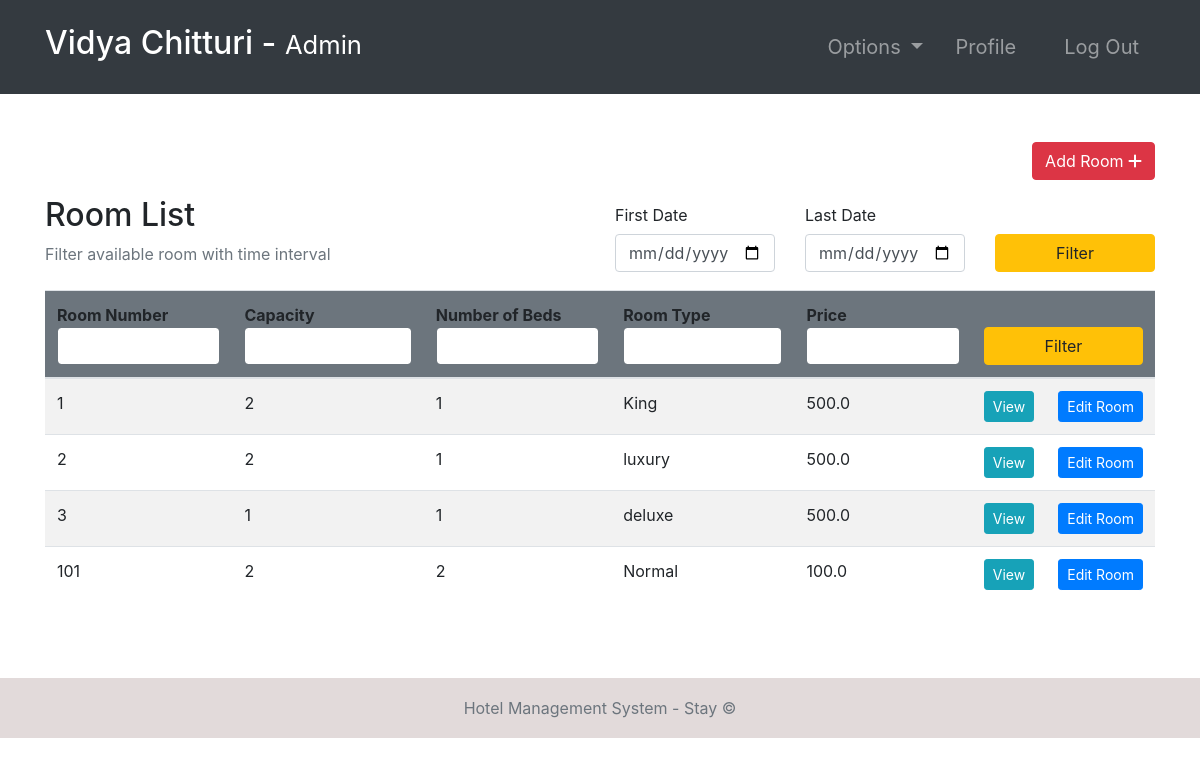
The app's page /rooms/ (signed in) with its own data.
### room/models.py (models this page shows, shortened)
class Room(models.Model):
    ROOM_TYPES = (
        ('King', 'King'),
        ('Luxury', 'Luxury'),
        ('Normal', 'Normal'),
        ('Economic', 'Economic'),
    )
    number = models.IntegerField(primary_key=True)
    capacity = models.SmallIntegerField()
    numberOfBeds = models.SmallIntegerField()
    roomType = models.CharField(max_length=20, choices=ROOM_TYPES)
    price = models.FloatField()
    statusStartDate = models.DateField(null=True)
    statusEndDate = models.DateField(null=True)

### room/views.py (the view, shortened to what this page needs)
# urls.py: path('rooms/', rooms, name="rooms"),
@ login_required(login_url='login')
def rooms(request):
    role = str(request.user.groups.all()[0])
    path = role + "/"
    rooms = Room.objects.all()
    firstDayStr = None
    lastDateStr = None
    def chech_availability(fd, ed):
        availableRooms = []
        for room in rooms:
            availList = []
            bookingList = Booking.objects.filter(roomNumber=room)
            if room.statusStartDate == None:
                for booking in bookingList:
                    if booking.startDate > ed.date() or booking.endDate < fd.date():
                        availList.append(True)
                    else:
                        availList.append(False)
                if all(availList):
                    availableRooms.append(room)
            else:
                if room.statusStartDate > ed.date() or room.statusEndDate < fd.date():
                    for booking in bookingList:
                        if booking.startDate > ed.date() or booking.endDate < fd.date():
                            availList.append(True)
                        else:
                            availList.append(False)
                        if all(availList):
                            availableRooms.append(room)
        return availableRooms
    context = {
        "role": role,
        'rooms': rooms,
        'fd': firstDayStr,
        'ld': lastDateStr
    }
    return render(request, path + "rooms.html", context)

### Templates/admin/rooms.html
{% extends '../index.html' %}
{% block context %}
{% include '../common_pages/rooms.html' %}
{% endblock %}

### Templates/incs/nav.html (shortened to what this page needs)
<nav class="navbar navbar-dark bg-dark navbar-expand-lg py-3 " role="navigation">
    <div class="container">
        <a href="" class="navbar-brand">
            <h2 class="text-capitalize">
                {{ request.user.first_name }} {{ request.user.last_name }} -
                <small>
                    {{ role }}
                </small>
            </h2>
        </a>
        <div class="collapse navbar-collapse" id="navbarTags">
            <ul class="navbar-nav ml-auto">
                <li class="nav-item dropdown p-2">
                    <a class="nav-link dropdown-toggle" href="#" id="navbarDropdown" role="button"
                        data-toggle="dropdown" aria-haspopup="true" aria-expanded="false">
                        Options
                    </a>
                </li>
                <li class="nav-item mr-3 p-2">
                    {% if role == 'staff' or role == 'receptionist' or role == 'admin' or role == 'manager' %}
                    <a href="{% url 'employee-profile' user.id %}" class="nav-link">Profile</a>
                    {% endif %}
                </li>
                <li class="nav-item p-2 ">
                    <a href="{% url 'logout' %}" class="nav-link">Log Out</a>
                </li>
            </ul>
        </div>
    </div>
</nav>

### Templates/common_pages/rooms.html (shortened to what this page needs)
<div class="container py-5 clearfix">
    <div class="clearfix">
        {% if role == "manager" or role == "admin" %}
        <a href="{% url 'add-room' %}" class="btn btn-danger rounded float-right">Add Room <i
                class="fas fa-plus"></i></a>
        {% endif %}
    </div>
    <div class="table-header row mt-3 clearfix">
        <div class="col-sm-12 col-md-12 col-lg-6 mb-4">
            <h2>Room List</h2>
            <span class="text-muted">Filter available room with time interval</span>
        </div>
        <div class="col-sm-12 col-md-12 col-lg-6">
            <form action="" method="POST">
                <div class="row">
                    <div class="form-group col-4">
                        <label for="example-date-input" class="col-form-label">First Date</label>
                        <div class="">
                            <input class="form-control" type="date" name="fd" value="{{fd}}" id="example-date-input">
                        </div>
                    </div>
                    <div class="form-group col-4">
                        <label for="example-date-input" class="col-form-label">Last Date</label>
                        <div class="">
                            <input class="form-control" type="date" name="ld" value="{{ld}}" id="example-date-input">
                        </div>
                    </div>
                    <div class="col-4" style="margin-top:38px;">
                        <button type="submit" name="dateFilter" class="btn btn-warning w-100">Filter</button>
                    </div>
                </div>
            </form>
        </div>
    </div>
    <table class="table table-hover table-striped">
        <thead class="bg-secondary rounded">
            <tr>
                <form action="" method="POST">
                    <th>Room Number<input type="number" name="number" value="{{number}}"
                            class="form-control border border-secondary"></th>
                    <th>Capacity<input type="number" name="capacity" value="{{capacity}}"
                            class="form-control border border-secondary"></th>
                    <th>Number of Beds<input type="number" name="nob" value="{{nob}}"
                            class="form-control border border-secondary"></th>
                    <th>Room Type<input type="text" name="type" value="{{type}}"
                            class="form-control border border-secondary"></th>
                    <th>Price <input type="number" step="0.01" name="price" value="{{price}}"
                            class="form-control border border-secondary"></th>
                    <th colspan="2"><button type="submit" name="filter" class="btn btn-warning w-100">Filter</button>
                    </th>
                </form>
            </tr>
        </thead>
        <tbody>
            {% for room in rooms %}
            <tr>
                <td>{{ room.number }}</td>
                <td>{{ room.capacity }}</td>
                <td>{{ room.numberOfBeds }}</td>
                <td>{{ room.roomType }}</td>
                <td>{{ room.price }}</td>
                {% if role != "guest" %}
                <td> <a href="{% url 'room-profile' room.number %}" class="btn btn-info btn-sm w-100">View</a>
                </td>
                {% if role == 'manager' or role == 'admin' %}<td> <a href="{% url 'room-edit' room.number %}"
                        class="btn btn-sm btn-primary w-100">Edit&nbsp;Room</a></td> {% endif %}
                {% endif %}
            </tr>
            {% endfor %}
        </tbody>
    </table>
</div>

### static/css/main.css (style rules this page uses)
* { margin: 0; padding: 0; -webkit-font-smoothing: antialiased; }
.clearfix { overflow: auto; }
body { position: relative; }
nav .nav-item { font-size: 20px; }

### records on screen
Room: number "1", capacity "2", numberOfBeds "1", roomType "King", price "500.0"
Room: number "2", capacity "2", numberOfBeds "1", roomType "luxury", price "500.0"
Room: number "3", capacity "1", numberOfBeds "1", roomType "deluxe", price "500.0"
Room: number "101", capacity "2", numberOfBeds "2", roomType "Normal", price "100.0"

### other values on screen
{{ request.user.first_name }} "Vidya"
{{ request.user.last_name }} "Chitturi"
{{ role }} "Admin"
